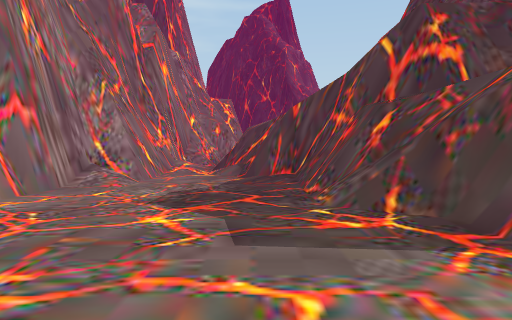
view 1 (above)

13 first-person views from a walk through a Unity game level. The camera is 1.3 m above the floor, tilts 2° down and sees 70° across. The floor is counted in squares, 2 m on a side. Each view is taken from the middle of a square. On the plan, view 1 faces up. The plan holds only what a view shows up to about 11 squares ahead; the rest is blank. The place goes on beyond the plan. The player character is not drawn.

view 2
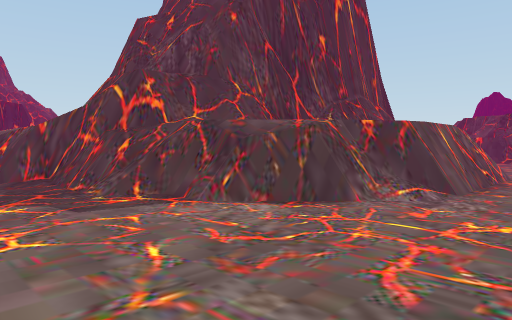

view 3
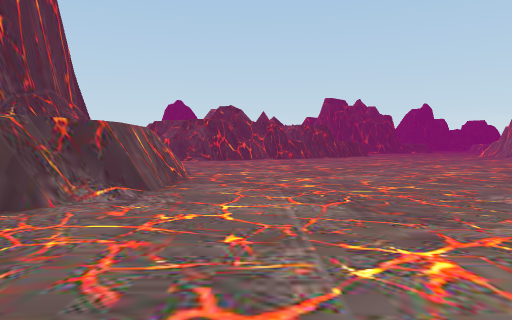

view 4
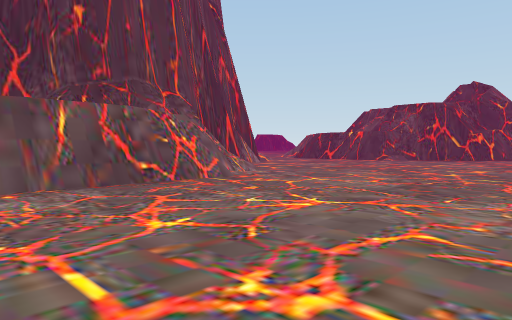

view 5
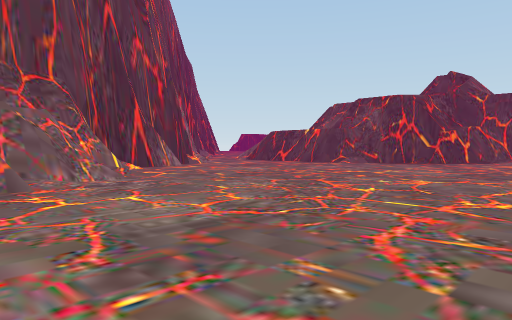

view 6
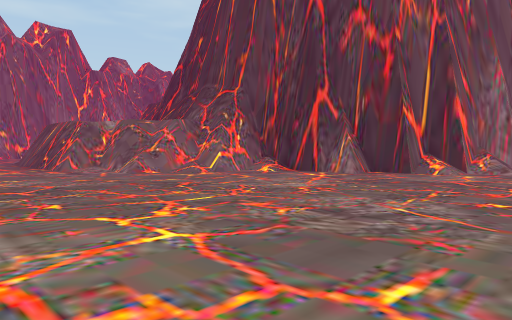

view 7
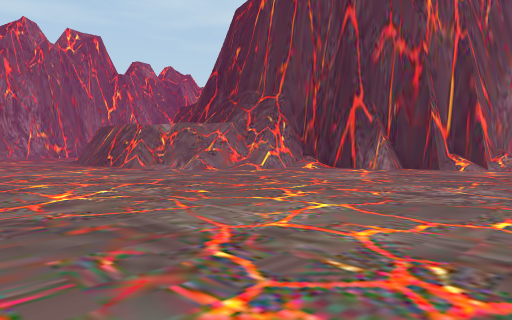

view 8
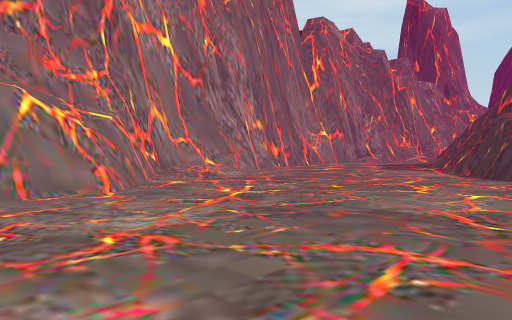

view 9
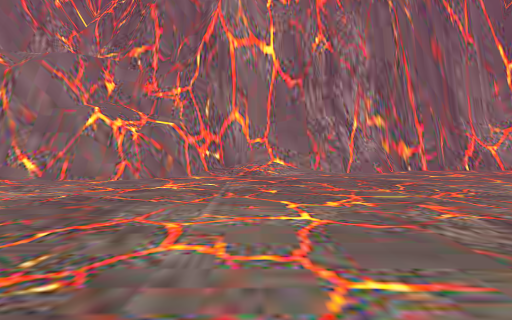

view 10
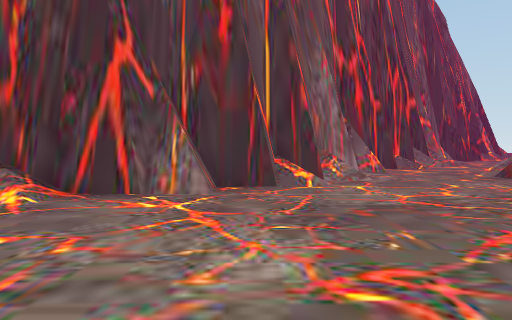

view 11
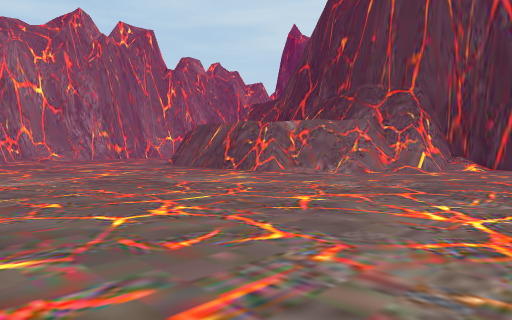

view 12
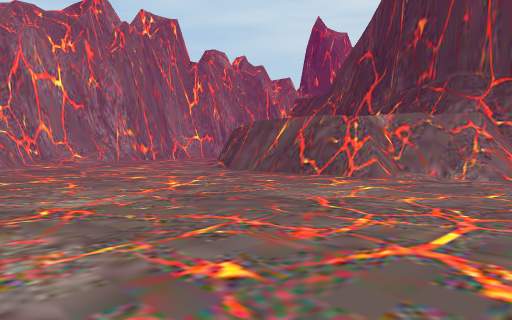

view 13
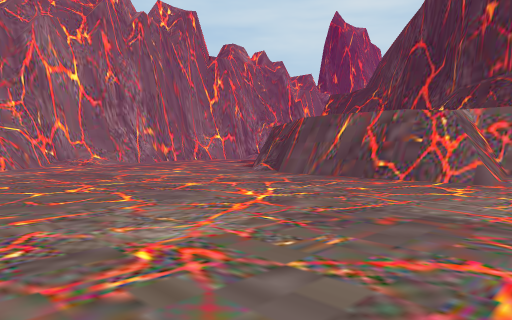

### Floor plan
Key: @ floor where view 1 was taken; # wall or solid block; . floor; / step, stairs or slope; = window, fence, low wall or low ledge.
Columns run from 3 left of view 1 to 21 right of it. Each row starts with its distance up from view 1.
 11 ###
 10 #/##                   ##
  9 #//#                   #.
  8 #/.##                 ##.
  7 #/./#                ##..
  6 #...##              ##...
  5 #...##            ###....
  4 #.../#          ####.....
  3 #....##        ##.......
  2 #....##       ###.......
  1 #.....###    ##=........
  0 #..@.../######/.........
 -1 #/......./////...........
 -2 #/.......................
 -3 #/.......................
 -4 ##.......................
 -5  ##......................
 -6  ##......................
 -7   #/.................
 -8   #/ ................

Where each view was taken, in squares from view 1:
view 1: 0 up, 0 right, facing up
view 2: 3 down, 2 left, facing up-right
view 3: 3 down, 2 left, facing right
view 4: 7 down, 5 right, facing up-right
view 5: 7 down, 9 right, facing up-right
view 6: 4 down, 21 right, facing up-left
view 7: 6 down, 21 right, facing up-left
view 8: 8 down, 5 right, facing up-left
view 9: 3 down, 7 right, facing left
view 10: 1 down, 17 right, facing up
view 11: 8 down, 17 right, facing up-left
view 12: 8 down, 14 right, facing up-left
view 13: 8 down, 12 right, facing up-left
